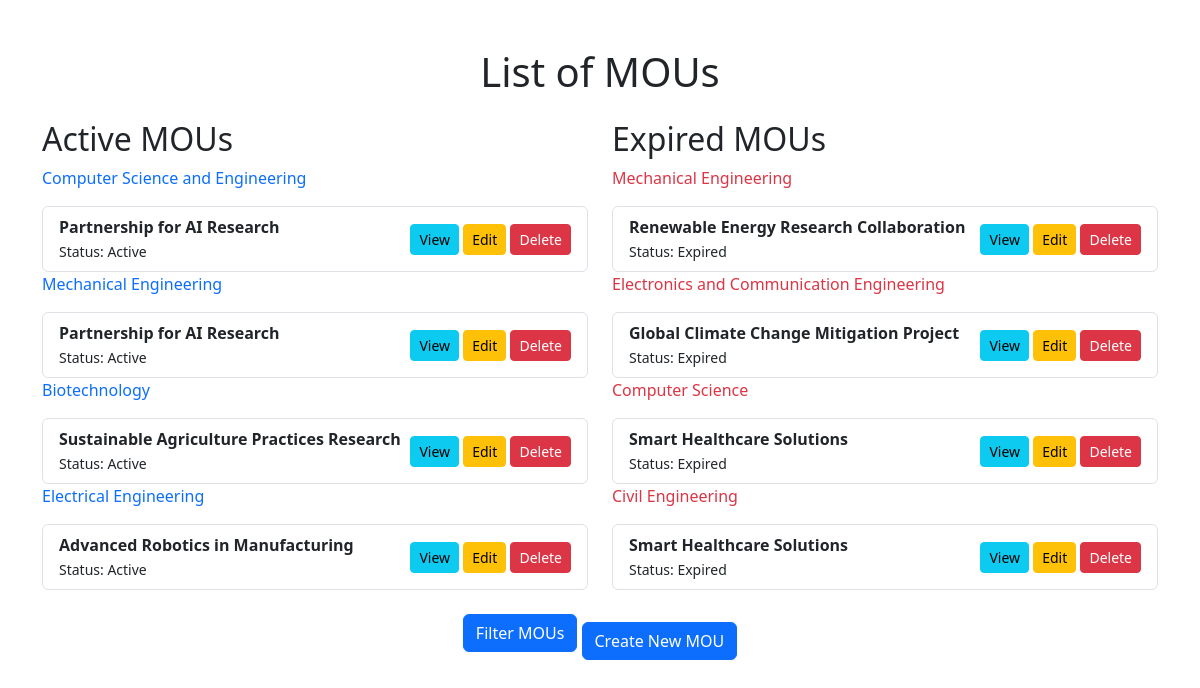
The page / on the database its author committed.
### mou/models.py (models this page shows, shortened)
class Department(models.Model):
    code = models.CharField(max_length=10, unique=True)
    name = models.CharField(max_length=100)

class MOU(models.Model):
    title = models.CharField(max_length=255)
    organization_name = models.CharField(max_length=255, blank=True, null=True)
    department_choices = [
        ('cse', 'Computer Science and Engineering'),
        ('it', 'Information Technology'),
        ('ece', 'Electronics and Communication Engineering'),
        ('mech', 'Mechanical Engineering'),
        ('civil', 'Civil Engineering'),
    ]
    department = models.ManyToManyField('Department', related_name='mous')
    start_date = models.DateField()
    end_date = models.DateField()
    document = models.FileField(upload_to='mou_documents/', blank=True, null=True)
    status_choices = [
        ('draft', 'Draft'),
        ('active', 'Active'),
        ('expired', 'Expired'),
    ]
    status = models.CharField(max_length=20, choices=status_choices, default='draft')
    mou_coordinator_name = models.CharField(max_length=100, blank=True, null=True)
    mou_coordinator_mobile = models.CharField(max_length=15, blank=True, null=True)
    mou_coordinator_email = models.EmailField(blank=True, null=True)
    staff_coordinator_name = models.CharField(max_length=100, blank=True, null=True)
    staff_coordinator_mobile = models.CharField(max_length=15, blank=True, null=True)
    staff_coordinator_email = models.EmailField(blank=True, null=True)
    outcome_choices = [
        ('placement', 'Placement'),
        ('iv', 'Industrial Visit'),
        ('workshop', 'Workshop'),
        ('research', 'Research Collaboration'),
        ('internship', 'Internship'),
    ]
    outcome = models.ManyToManyField(Outcome, related_name='mous')
    payment_paid = models.DecimalField(max_digits=10, decimal_places=2, default=0.00)

### mou/views.py (the view)
# urls.py: path('', views.mou_list, name='mou_list'),
def mou_list(request):
    today = date.today()
    active_mous = MOU.objects.filter(end_date__gte=today).prefetch_related('department', 'outcome')
    expired_mous = MOU.objects.filter(end_date__lt=today).prefetch_related('department', 'outcome')
    active_mous_by_department = group_mous_by_department(active_mous)
    expired_mous_by_department = group_mous_by_department(expired_mous)
    return render(request, 'mou/mou_list.html', {
        'active_mous_by_department': active_mous_by_department,
        'expired_mous_by_department': expired_mous_by_department,
    })

### mou/views.py (called while the page is built)
def group_mous_by_department(mous):
    departments = Department.objects.filter(mous__in=mous).distinct()
    grouped = []
    for department in departments:
        grouped.append({
            'department_name': department.name,
            'mous': mous.filter(department=department),
        })
    return grouped

### mou/templates/mou/mou_list.html (shortened to what this page needs)
<!DOCTYPE html>
<html lang="en">
<head>
    <link href="https://cdn.jsdelivr.net/npm/bootstrap@5.3.0/dist/css/bootstrap.min.css" rel="stylesheet">
</head>
<body>
    <div class="container mt-5">
        <h1 class="text-center mb-4">List of MOUs</h1>
        <div class="row">
            <div class="col-md-6">
                <h2>Active MOUs</h2>
                {% for department in active_mous_by_department %}
                    <div class="department-section">
                        <p class="text-primary">{{ department.department_name }}</p>
                        <ul class="list-group">
                            {% for mou in department.mous %}
                                <li class="list-group-item d-flex justify-content-between align-items-center">
                                    <div>
                                        <strong>{{ mou.title }}</strong>
                                        <br>
                                        <small>Status: Active</small>
                                    </div>
                                    <div>
                                        <a href="{% url 'view_mou' mou.id %}" class="btn btn-info btn-sm">View</a>
                                        <a href="{% url 'edit_mou' mou.id %}" class="btn btn-warning btn-sm">Edit</a>
                                        <form action="{% url 'delete_mou' mou.id %}" method="post" style="display:inline;">
                                            <button type="submit" class="btn btn-danger btn-sm">Delete</button>
                                        </form>
                                    </div>
                                </li>
                            {% endfor %}
                        </ul>
                    </div>
                {% endfor %}
            </div>
            <div class="col-md-6">
                <h2>Expired MOUs</h2>
                {% for department in expired_mous_by_department %}
                    <div class="department-section">
                        <p class="text-danger"> {{ department.department_name }}</p>
                        <ul class="list-group">
                            {% for mou in department.mous %}
                                <li class="list-group-item d-flex justify-content-between align-items-center">
                                    <div>
                                        <strong>{{ mou.title }}</strong>
                                        <br>
                                        <small>Status: Expired</small>
                                    </div>
                                    <div>
                                        <a href="{% url 'view_mou' mou.id %}" class="btn btn-info btn-sm">View</a>
                                        <a href="{% url 'edit_mou' mou.id %}" class="btn btn-warning btn-sm">Edit</a>
                                        <form action="{% url 'delete_mou' mou.id %}" method="post" style="display:inline;">
                                            <button type="submit" class="btn btn-danger btn-sm">Delete</button>
                                        </form>
                                    </div>
                                </li>
                            {% endfor %}
                        </ul>
                    </div>
                {% endfor %}
            </div>
        </div>
    </div>
        <div class="text-center mt-4">
            <a href="{% url 'filter_mou' %}" class="btn btn-primary mb-3">Filter MOUs</a>
            <a href="{% url 'create_mou' %}" class="btn btn-primary">Create New MOU</a>
        </div>
</body>
</html>

### rows shown on the page
Department: department_name "Computer Science and Engineering"
MOU: title "Partnership for AI Research"
Department: department_name "Mechanical Engineering", department_name "Mechanical Engineering"
Department: department_name "Biotechnology"
MOU: title "Sustainable Agriculture Practices Research"
Department: department_name "Electrical Engineering"
MOU: title "Advanced Robotics in Manufacturing"
MOU: title "Renewable Energy Research Collaboration"
Department: department_name "Electronics and Communication Engineering"
MOU: title "Global Climate Change Mitigation Project"
Department: department_name "Computer Science"
MOU: title "Smart Healthcare Solutions"
Department: department_name "Civil Engineering"
